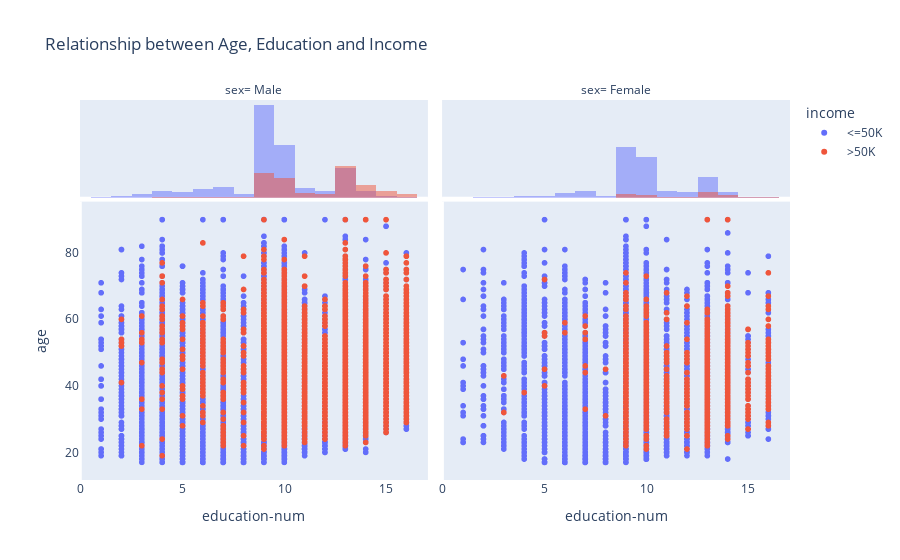

Write notebook code for a chart like this one.
### Code cell
fig = px.scatter(data, x='education-num', y='age', color='income', title='Relationship between Age, Education and Income', facet_col='sex', marginal_x='histogram')
fig.update_xaxes(showgrid=False)
fig.update_yaxes(showgrid=False)

### Figure 1 — Plotly figure (JSON) as saved in the notebook; plotly's stock layout.template omitted (floating-point values rounded to 4 significant figures; data arrays with more than 128 entries replaced by an {"elided": "..."} marker saying what was removed)
{"data": [{"hovertemplate": "income= <=50K<br>sex= Male<br>education-num=%{x}<br>age=%{y}<extra></extra>", "legendgroup": " <=50K", "marker": {"color": "#636efa", "symbol": "circle"}, "mode": "markers", "name": " <=50K", "showlegend": true, "type": "scattergl", "x": {"elided": "13984 int values"}, "xaxis": "x", "y": {"elided": "13984 int values"}, "yaxis": "y"}, {"alignmentgroup": "True", "bingroup": "x", "hovertemplate": "income= <=50K<br>sex= Male<br>education-num=%{x}<br>count=%{y}<extra></extra>", "legendgroup": " <=50K", "marker": {"color": "#636efa"}, "name": " <=50K", "offsetgroup": " <=50K", "opacity": 0.5, "showlegend": false, "type": "histogram", "x": {"elided": "13984 int values"}, "xaxis": "x3", "yaxis": "y3"}, {"hovertemplate": "income= <=50K<br>sex= Female<br>education-num=%{x}<br>age=%{y}<extra></extra>", "legendgroup": " <=50K", "marker": {"color": "#636efa", "symbol": "circle"}, "mode": "markers", "name": " <=50K", "showlegend": false, "type": "scattergl", "x": {"elided": "8670 int values"}, "xaxis": "x2", "y": {"elided": "8670 int values"}, "yaxis": "y2"}, {"alignmentgroup": "True", "bingroup": "x", "hovertemplate": "income= <=50K<br>sex= Female<br>education-num=%{x}<br>count=%{y}<extra></extra>", "legendgroup": " <=50K", "marker": {"color": "#636efa"}, "name": " <=50K", "offsetgroup": " <=50K", "opacity": 0.5, "showlegend": false, "type": "histogram", "x": {"elided": "8670 int values"}, "xaxis": "x4", "yaxis": "y4"}, {"hovertemplate": "income= >50K<br>sex= Male<br>education-num=%{x}<br>age=%{y}<extra></extra>", "legendgroup": " >50K", "marker": {"color": "#EF553B", "symbol": "circle"}, "mode": "markers", "name": " >50K", "showlegend": true, "type": "scattergl", "x": {"elided": "6396 int values"}, "xaxis": "x", "y": {"elided": "6396 int values"}, "yaxis": "y"}, {"alignmentgroup": "True", "bingroup": "x", "hovertemplate": "income= >50K<br>sex= Male<br>education-num=%{x}<br>count=%{y}<extra></extra>", "legendgroup": " >50K", "marker": {"color": "#EF553B"}, "name": " >50K", "offsetgroup": " >50K", "opacity": 0.5, "showlegend": false, "type": "histogram", "x": {"elided": "6396 int values"}, "xaxis": "x3", "yaxis": "y3"}, {"hovertemplate": "income= >50K<br>sex= Female<br>education-num=%{x}<br>age=%{y}<extra></extra>", "legendgroup": " >50K", "marker": {"color": "#EF553B", "symbol": "circle"}, "mode": "markers", "name": " >50K", "showlegend": false, "type": "scattergl", "x": {"elided": "1112 int values"}, "xaxis": "x2", "y": {"elided": "1112 int values"}, "yaxis": "y2"}, {"alignmentgroup": "True", "bingroup": "x", "hovertemplate": "income= >50K<br>sex= Female<br>education-num=%{x}<br>count=%{y}<extra></extra>", "legendgroup": " >50K", "marker": {"color": "#EF553B"}, "name": " >50K", "offsetgroup": " >50K", "opacity": 0.5, "showlegend": false, "type": "histogram", "x": {"elided": "1112 int values"}, "xaxis": "x4", "yaxis": "y4"}], "layout": {"annotations": [{"font": {}, "showarrow": false, "text": "sex= Male", "x": 0.245, "xanchor": "center", "xref": "paper", "y": 1, "yanchor": "bottom", "yref": "paper"}, {"font": {}, "showarrow": false, "text": "sex= Female", "x": 0.755, "xanchor": "center", "xref": "paper", "y": 1, "yanchor": "bottom", "yref": "paper"}], "barmode": "overlay", "legend": {"title": {"text": "income"}, "tracegroupgap": 0}, "title": {"text": "Relationship between Age, Education and Income"}, "xaxis": {"anchor": "y", "domain": [0, 0.49], "showgrid": false, "title": {"text": "education-num"}}, "xaxis2": {"anchor": "y2", "domain": [0.51, 1], "matches": "x", "showgrid": false, "title": {"text": "education-num"}}, "xaxis3": {"anchor": "y3", "domain": [0, 0.49], "matches": "x", "showgrid": false, "showticklabels": false}, "xaxis4": {"anchor": "y4", "domain": [0.51, 1], "matches": "x", "showgrid": false, "showticklabels": false}, "yaxis": {"anchor": "x", "domain": [0, 0.7326], "showgrid": false, "title": {"text": "age"}}, "yaxis2": {"anchor": "x2", "domain": [0, 0.7326], "matches": "y", "showgrid": false, "showticklabels": false}, "yaxis3": {"anchor": "x3", "domain": [0.7426, 1], "matches": "y3", "showgrid": false, "showline": false, "showticklabels": false, "ticks": ""}, "yaxis4": {"anchor": "x4", "domain": [0.7426, 1], "matches": "y3", "showgrid": false, "showline": false, "showticklabels": false, "ticks": ""}}}
